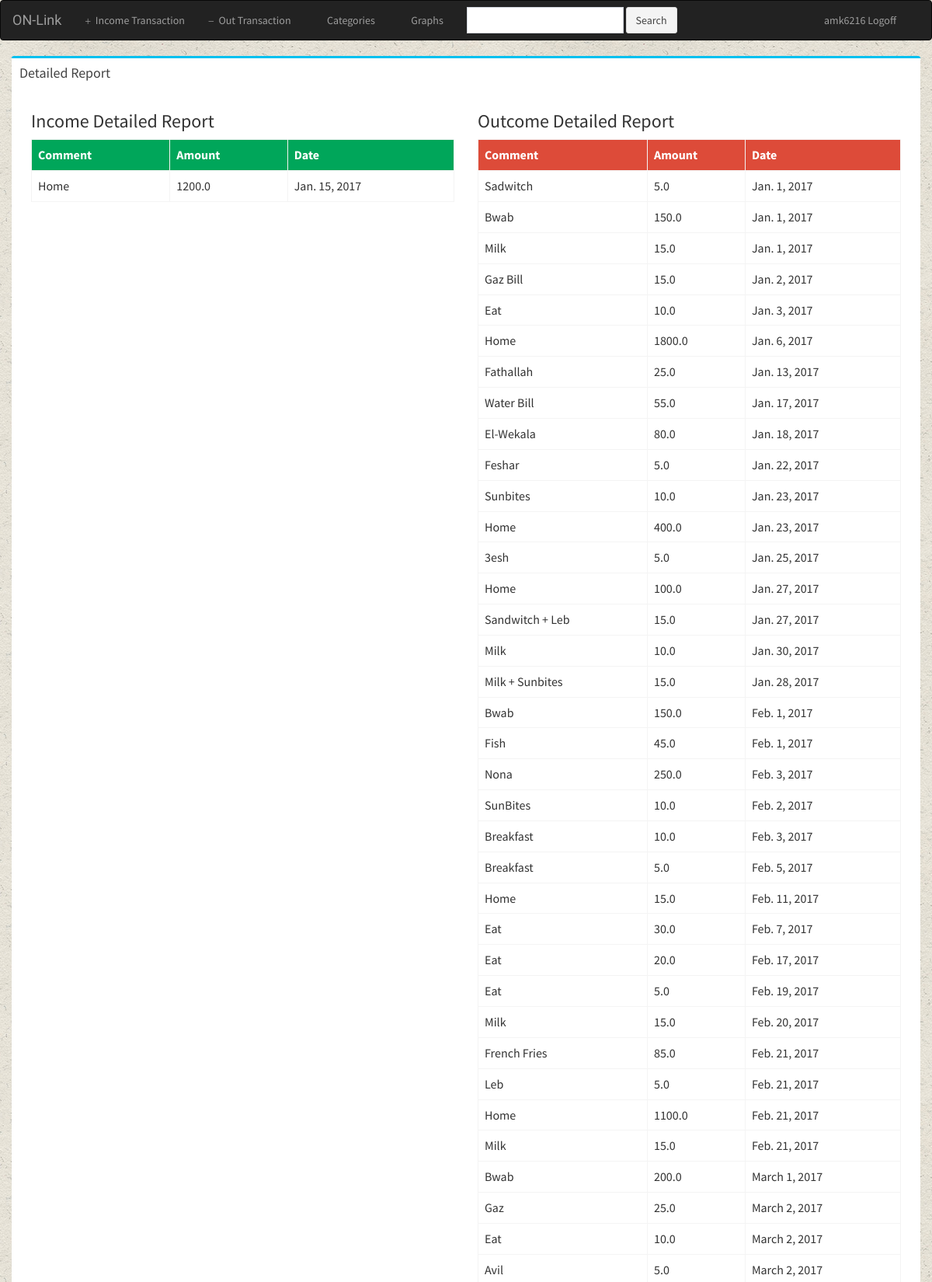
/basic/report/37/37/ (signed in, upper part), run on the app's committed database.
### basic/models.py (models this page shows, shortened)
class InTransaction(models.Model):
	user = models.ForeignKey(User,on_delete = models.CASCADE,default=1)
	sub_cat = models.ForeignKey(SubCategory, on_delete = models.CASCADE)
	amount = models.FloatField(default= 0 )
	comment = models.CharField(max_length = 256)
	date = models.DateField()

class OutTransaction(models.Model):
	user = models.ForeignKey(User,on_delete = models.CASCADE,default=1)
	sub_cat = models.ForeignKey(SubCategory, on_delete = models.CASCADE)
	amount = models.FloatField(default= 0 )
	comment = models.CharField(max_length = 256)
	date = models.DateField()

### basic/views.py (the view)
# urls.py: url(r'^report/(?P<maincategory_id>[0-9]+)/(?P<subcategory_id>[0-9]+)/$', views.detailedreport , name='detailedreport'),
def detailedreport(request,maincategory_id,subcategory_id):
	if not request.user.is_authenticated():
		return render(request, 'basic/login.html')
	else:
		subcategory = get_object_or_404(SubCategory,pk=subcategory_id,user=request.user)
		in_trans = InTransaction.objects.filter(sub_cat=subcategory_id,user=request.user)
		out_trans = OutTransaction.objects.filter(sub_cat=subcategory_id,user=request.user)
		context = {'in_trans':in_trans,'out_trans':out_trans}
		return render(request,'basic/detailedreport.html',context)

### basic/templates/basic/detailedreport.html
{% extends 'basic/base.html' %}
{% block body %}
<div class="container container-fluid">
	<div class="row">
		<div class="box box-info">
			<div class="box-header">
				<h4 class="box-title">Detailed Report</h4>
			</div>
			<div class="box-body">
				<div class="col-md-6 table-responsive">
					<h3>Income Detailed Report</h3>
					<table class="table table-hover table-bordered">
						<tr class="btn-success">
							<th>Comment</th>
							<th>Amount</th>
							<th>Date</th>
						</tr>
						{% for x in in_trans %}
						<tr>
							<td>{{ x.comment }}</td>
							<td>{{ x.amount }}</td>
							<td>{{ x.date }}</td>
						</tr>
						{% endfor %}
					</table>
				</div>
				<div class="col-md-6 table-responsive">
					<h3>Outcome Detailed Report</h3>
					<table class="table table-hover table-bordered">
						<tr class="btn-danger">
							<th>Comment</th>
							<th>Amount</th>
							<th>Date</th>
						</tr>
						{% for y in out_trans %}
						<tr>
							<td>{{ y.comment }}</td>
							<td>{{ y.amount }}</td>
							<td>{{ y.date }}</td>
						</tr>
						{% endfor %}
					</table>
				</div>
			</div>
		</div>
	</div>
</div>
{% endblock %}

### basic/templates/basic/base.html (shortened to what this page needs)
<html>
	<head>
		{% load staticfiles %}
		<link rel="stylesheet" type="text/css" href="{% static 'basic/style.css' %}">
		  <link rel="stylesheet" href="{% static 'basic/bootstrap/css/bootstrap.min.css' %}">
		  <link rel="stylesheet" href="https://cdnjs.cloudflare.com/ajax/libs/font-awesome/4.5.0/css/font-awesome.min.css">
		  <link rel="stylesheet" href="https://cdnjs.cloudflare.com/ajax/libs/ionicons/2.0.1/css/ionicons.min.css">
		  <link rel="stylesheet" href="{% static 'basic/plugins/datatables/dataTables.bootstrap.css' %}">
  		  <link rel="stylesheet" href="{% static 'basic/plugins/morris/morris.css' %}">
		  <link rel="stylesheet" href="{% static 'basic/dist/css/AdminLTE.min.css' %}">
		  <link rel="stylesheet" href="{% static 'basic/dist/css/skins/_all-skins.min.css' %}">
	</head>
	<body>
		<div class="navbar navbar-inverse">
			<div class="container-fluid">
				<div class="navbar-header">
					<a href="{% url 'basic:index' %}" class="navbar-brand">ON-Link</a>
				</div>
				<div class="navbar-collapse collapse" id="topNavBar">
					<ul class="nav navbar-nav">
						<li><a href="{% url 'basic:addincome' %}"><span class="glyphicon glyphicon-plus" aria-hidden="true"></span>&nbsp;  Income Transaction</a></li>
						<li><a href="{% url 'basic:addoutcome' %}"><span class="glyphicon glyphicon-minus" aria-hidden="true"></span>&nbsp;  Out Transaction</a></li>
						<li>
							<a href="{% url 'basic:category_index' %}">
								<span class="glyphicon glyphicon-th" aria-hidden="true"></span>&nbsp; Categories
							</a>
						</li>
						<li>
							<a href="{% url 'basic:graphs' %}">
								<span class="glyphicon glyphicon-stats" aria-hidden="true"></span>&nbsp; Graphs
							</a>
						</li>
					</ul>
					<form class="navbar-form navbar-left" role="search" method="get" action="#">
						<div class="form-group">
							<input type="text" class="form-control" name="q" value="">
						</div>
						<button type="submit" class="btn btn-default">Search</button>
					</form>
					<ul class="nav navbar-nav pull-right">
						<li><a href="{% url 'basic:logout_user' %}"><span class="glyphicon glyphicon-user" aria-hidder="true"></span>&nbsp;{{user}} Logoff </a></li>
					</ul>
				</div>
			</div>
		</div>
		{% block body %}
		{% endblock %}
	</body>
</html>

### basic/static/basic/style.css (style rules this page uses)
body { background: url("images/bg.jpg") ; }
.navbar { border-radius: 0; }
.navbar-brand { font-family: 'Satisfy',cursive; }

### data on the page
InTransaction: comment "Home", amount "1200.0", date "Jan. 15, 2017"
OutTransaction: comment "Sadwitch", amount "5.0", date "Jan. 1, 2017"
OutTransaction: comment "Bwab", amount "150.0", date "Jan. 1, 2017"
OutTransaction: comment "Milk", amount "15.0", date "Jan. 1, 2017"
OutTransaction: comment "Gaz Bill", amount "15.0", date "Jan. 2, 2017"
OutTransaction: comment "Eat", amount "10.0", date "Jan. 3, 2017"
OutTransaction: comment "Home", amount "1800.0", date "Jan. 6, 2017"
OutTransaction: comment "Fathallah", amount "25.0", date "Jan. 13, 2017"
OutTransaction: comment "Water Bill", amount "55.0", date "Jan. 17, 2017"
OutTransaction: comment "El-Wekala", amount "80.0", date "Jan. 18, 2017"
OutTransaction: comment "Feshar", amount "5.0", date "Jan. 22, 2017"
OutTransaction: comment "Sunbites", amount "10.0", date "Jan. 23, 2017"
OutTransaction: comment "Home", amount "400.0", date "Jan. 23, 2017"
OutTransaction: comment "3esh", amount "5.0", date "Jan. 25, 2017"
OutTransaction: comment "Home", amount "100.0", date "Jan. 27, 2017"
OutTransaction: comment "Sandwitch + Leb", amount "15.0", date "Jan. 27, 2017"
OutTransaction: comment "Milk", amount "10.0", date "Jan. 30, 2017"
OutTransaction: comment "Milk + Sunbites", amount "15.0", date "Jan. 28, 2017"
OutTransaction: comment "Bwab", amount "150.0", date "Feb. 1, 2017"
OutTransaction: comment "Fish", amount "45.0", date "Feb. 1, 2017"
OutTransaction: comment "Nona", amount "250.0", date "Feb. 3, 2017"
OutTransaction: comment "SunBites", amount "10.0", date "Feb. 2, 2017"
OutTransaction: comment "Breakfast", amount "10.0", date "Feb. 3, 2017"
OutTransaction: comment "Breakfast", amount "5.0", date "Feb. 5, 2017"
OutTransaction: comment "Home", amount "15.0", date "Feb. 11, 2017"
OutTransaction: comment "Eat", amount "30.0", date "Feb. 7, 2017"
OutTransaction: comment "Eat", amount "20.0", date "Feb. 17, 2017"
OutTransaction: comment "Eat", amount "5.0", date "Feb. 19, 2017"
OutTransaction: comment "Milk", amount "15.0", date "Feb. 20, 2017"
OutTransaction: comment "French Fries", amount "85.0", date "Feb. 21, 2017"
OutTransaction: comment "Leb", amount "5.0", date "Feb. 21, 2017"
OutTransaction: comment "Home", amount "1100.0", date "Feb. 21, 2017"
OutTransaction: comment "Milk", amount "15.0", date "Feb. 21, 2017"
OutTransaction: comment "Bwab", amount "200.0", date "March 1, 2017"
OutTransaction: comment "Gaz", amount "25.0", date "March 2, 2017"
OutTransaction: comment "Eat", amount "10.0", date "March 2, 2017"
OutTransaction: comment "Avil", amount "5.0", date "March 2, 2017"

### other printed values
{{ user }} "amk6216"
